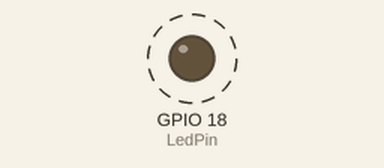
This program was run on a simulated Raspberry Pi (BCM pin numbers). Parts: output pins drawn as LEDs (lit = HIGH). Dashed ring = blinking. What the program prints to the terminal is not drawn.

Above: at 0.2 s.
Timing chart, 0 to 3.0 s (numbered marks = the images above):
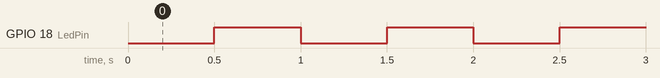

Measured:
- by itself, GPIO 18 (LedPin): alternates HIGH for 0.50 s and LOW for 0.50 s

The program:

laser.py
```python
import RPi.GPIO as GPIO
import time

LedPin = 18 # pin 18

# initialize GPIO
def setup():
	GPIO.setmode(GPIO.BCM) # numbers GPIOs by physical location
	GPIO.setup(LedPin,GPIO.OUT) # Set ledPin's mode is outpu
	GPIO.output(LedPin,GPIO.HIGH) # Set LedPin high (+5V) to off led

def loop():
	while True:
		print ("laser  on")
		GPIO.output(LedPin,GPIO.LOW) # led on
		time.sleep(0.5)
		print ("Laser off")
		GPIO.output(LedPin,GPIO.HIGH) # led off
		time.sleep(0.5)

def destroy():
	GPIO.output(LedPin,GPIO.HIGH) # led off
	GPIO.cleanup() # release resource

if __name__ == '__main__': # program starts here
	setup()
	try:
		loop()
	except KeyboardInterrupt: # when 'CTL+C' is pressed, the child program destroy will be executed.
		destroy()
```
